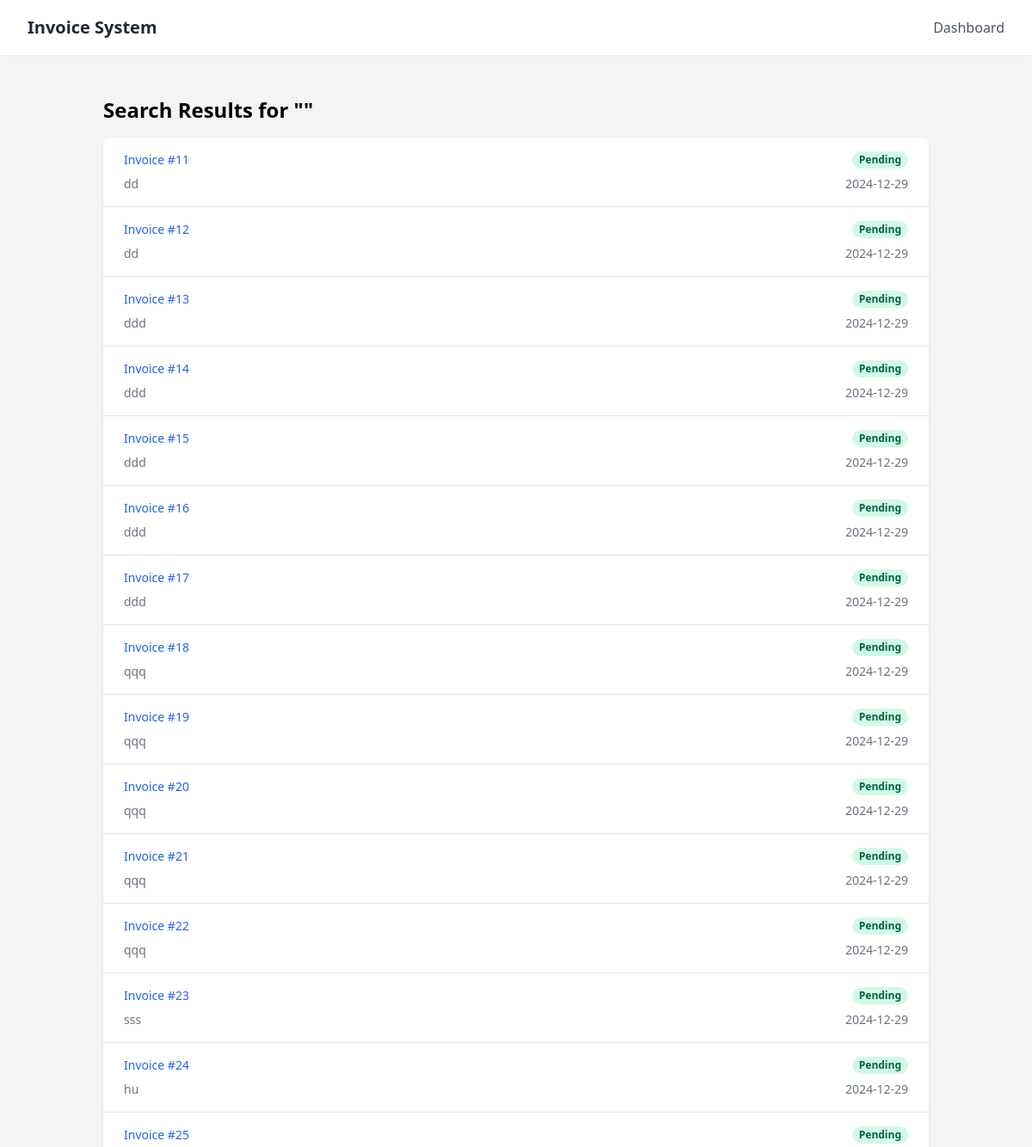
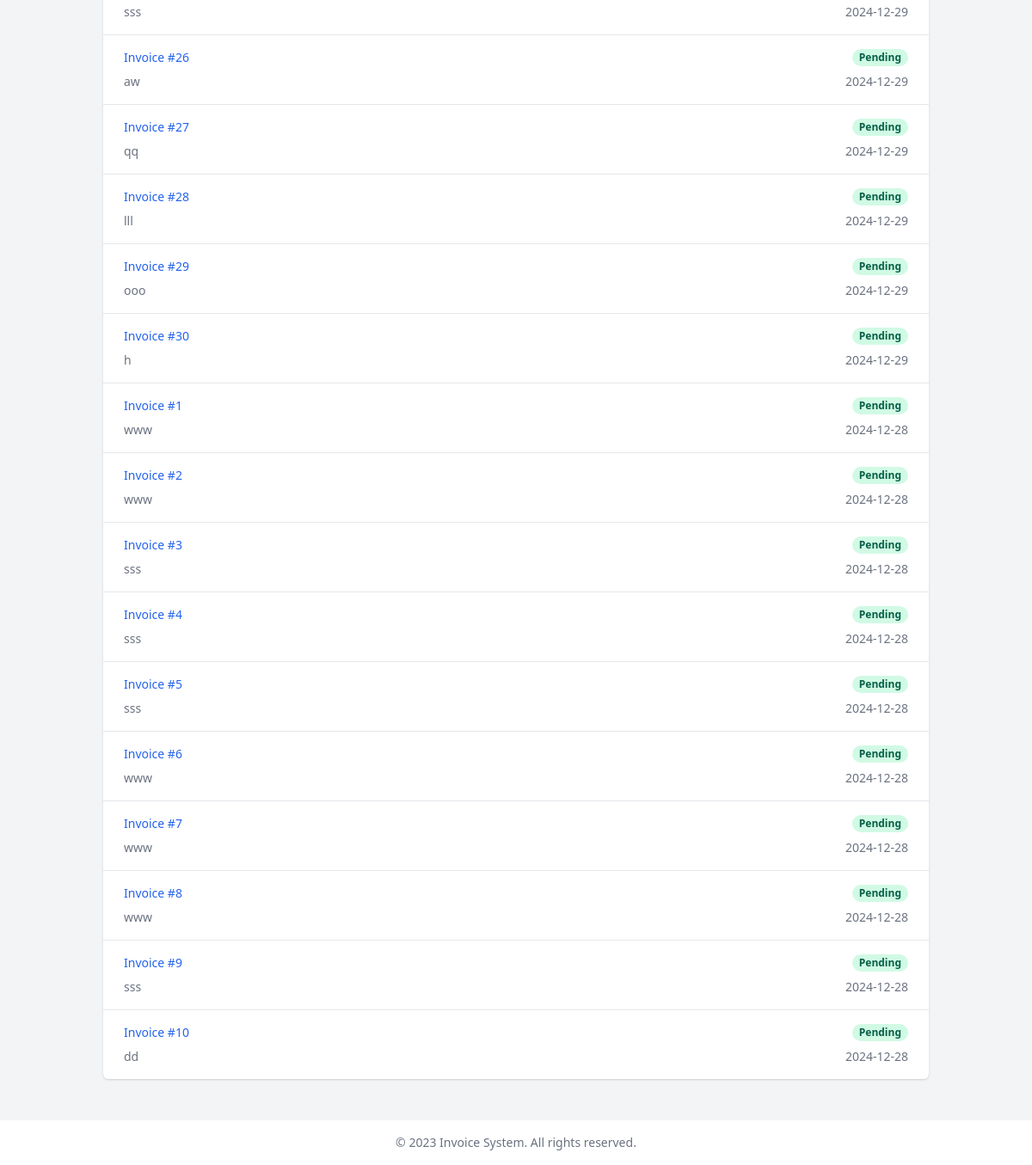
Before: /search with the older database file (2 pictures, top to bottom).
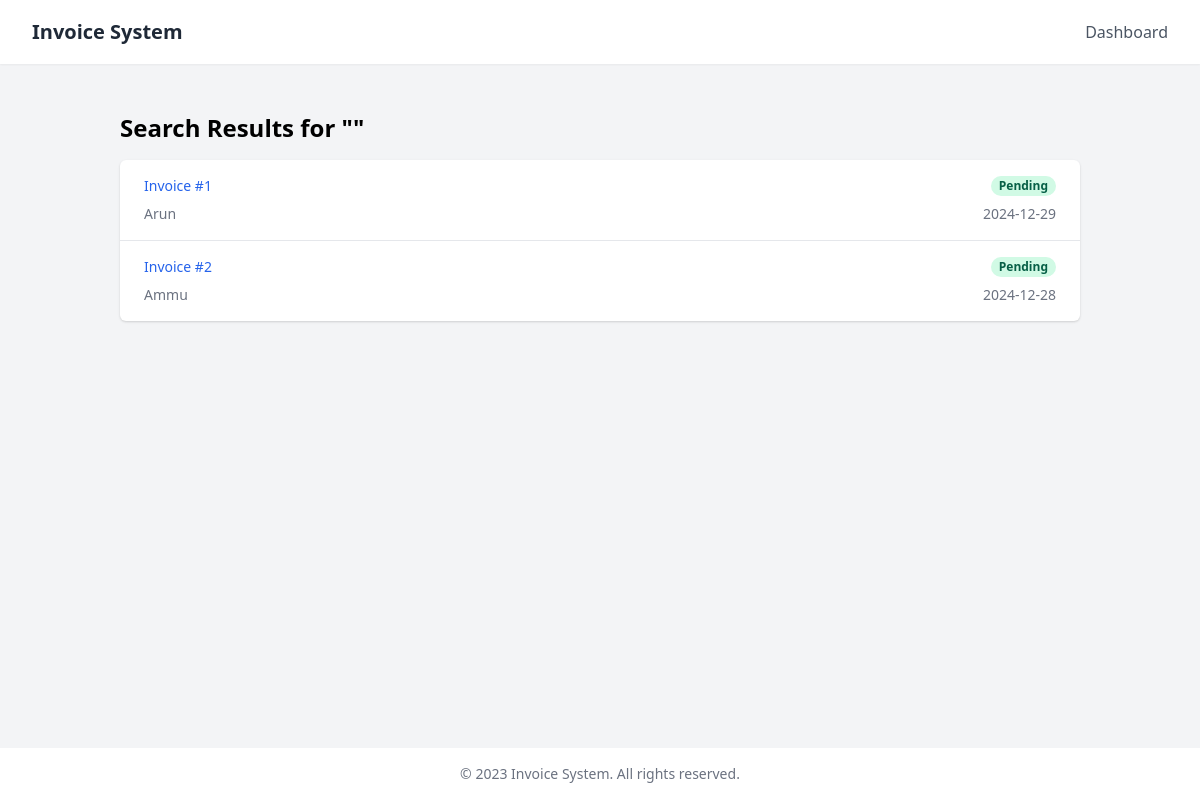
After: the same page with the newer database file.
### tables this page shows
CREATE TABLE invoices (
        id INTEGER PRIMARY KEY AUTOINCREMENT, 
        customer_name TEXT, 
        customer_address TEXT, 
        party_gstin TEXT, 
        date TEXT, 
        status TEXT DEFAULT 'pending', 
        notes TEXT, 
        items TEXT
    );

### app.py (the view)
@app.route('/search')
def search_invoices():
    query = request.args.get('q', '')
    conn = get_db_connection()
    cur = conn.cursor()
    cur.execute('''SELECT i.*, COALESCE(COUNT(ii.id), 0) as items_count,
                   COALESCE(SUM(ii.amount), 0) as total_amount
                   FROM invoices i
                   LEFT JOIN invoice_items ii ON i.id = ii.invoice_id
                   WHERE i.customer_name LIKE ? OR i.party_gstin LIKE ?
                   GROUP BY i.id
                   ORDER BY i.date DESC''',
                (f'%{query}%', f'%{query}%'))
    invoices = cur.fetchall()
    conn.close()
    return render_template('search_results.html', invoices=invoices, query=query)

### app.py (called while the page is built)
def get_db_connection():
    conn = sqlite3.connect('invoices.db')
    conn.row_factory = sqlite3.Row
    return conn

### templates/search_results.html (shortened to what this page needs)
<!DOCTYPE html>
<html lang="en">
<head>
    <link href="https://cdn.jsdelivr.net/npm/tailwindcss@2.2.19/dist/tailwind.min.css" rel="stylesheet">
</head>
<body class="bg-gray-100">
    <div class="min-h-screen flex flex-col">
        <nav class="bg-white shadow-sm">
            <div class="max-w-7xl mx-auto px-4 sm:px-6 lg:px-8">
                <div class="flex justify-between h-16">
                    <div class="flex">
                        <div class="flex-shrink-0 flex items-center">
                            <h1 class="text-xl font-bold text-gray-800">Invoice System</h1>
                        </div>
                    </div>
                    <div class="flex items-center">
                        <a href="{{ url_for('dashboard') }}" class="text-gray-600 hover:text-gray-900">Dashboard</a>
                    </div>
                </div>
            </div>
        </nav>
        <main class="flex-grow container mx-auto py-6 sm:px-6 lg:px-8">
            <div class="px-4 py-6 sm:px-0">
                <h2 class="text-2xl font-bold mb-4">Search Results for "{{ query }}"</h2>
                {% if invoices %}
                    <div class="bg-white shadow overflow-hidden sm:rounded-md">
                        <ul class="divide-y divide-gray-200">
                            {% for invoice in invoices %}
                                <li>
                                    <a href="{{ url_for('view_invoice', invoice_id=invoice.id) }}" class="block hover:bg-gray-50">
                                        <div class="px-4 py-4 sm:px-6">
                                            <div class="flex items-center justify-between">
                                                <p class="text-sm font-medium text-blue-600 truncate">
                                                    Invoice #{{ invoice.id }}
                                                </p>
                                                <div class="ml-2 flex-shrink-0 flex">
                                                    <p class="px-2 inline-flex text-xs leading-5 font-semibold rounded-full bg-green-100 text-green-800">
                                                        {{ invoice.status|title }}
                                                    </p>
                                                </div>
                                            </div>
                                            <div class="mt-2 sm:flex sm:justify-between">
                                                <div class="sm:flex">
                                                    <p class="flex items-center text-sm text-gray-500">
                                                        {{ invoice.customer_name }}
                                                    </p>
                                                </div>
                                                <div class="mt-2 flex items-center text-sm text-gray-500 sm:mt-0">
                                                    <p>
                                                        {{ invoice.date }}
                                                    </p>
                                                </div>
                                            </div>
                                        </div>
                                    </a>
                                </li>
                            {% endfor %}
                        </ul>
                    </div>
                {% else %}
                    <p class="text-gray-600">No invoices found matching your search query.</p>
                {% endif %}
            </div>
        </main>
        <footer class="bg-white">
            <div class="max-w-7xl mx-auto py-4 px-4 sm:px-6 lg:px-8">
                <p class="text-center text-gray-500 text-sm">
                    &copy; 2023 Invoice System. All rights reserved.
                </p>
            </div>
        </footer>
    </div>
</body>
</html>

Changed rows visible on the page:
removed invoices: id "11", status "Pending", customer_name "dd", date "2024-12-29"
removed invoices: id "12", status "Pending", customer_name "dd", date "2024-12-29"
removed invoices: id "13", status "Pending", customer_name "ddd", date "2024-12-29"
removed invoices: id "14", status "Pending", customer_name "ddd", date "2024-12-29"
removed invoices: id "15", status "Pending", customer_name "ddd", date "2024-12-29"
removed invoices: id "16", status "Pending", customer_name "ddd", date "2024-12-29"
removed invoices: id "17", status "Pending", customer_name "ddd", date "2024-12-29"
removed invoices: id "18", status "Pending", customer_name "qqq", date "2024-12-29"
removed invoices: id "19", status "Pending", customer_name "qqq", date "2024-12-29"
removed invoices: id "20", status "Pending", customer_name "qqq", date "2024-12-29"
removed invoices: id "21", status "Pending", customer_name "qqq", date "2024-12-29"
removed invoices: id "22", status "Pending", customer_name "qqq", date "2024-12-29"
removed invoices: id "23", status "Pending", customer_name "sss", date "2024-12-29"
removed invoices: id "24", status "Pending", customer_name "hu", date "2024-12-29"
removed invoices: id "25", status "Pending", customer_name "sss", date "2024-12-29"
removed invoices: id "26", status "Pending", customer_name "aw", date "2024-12-29"
removed invoices: id "27", status "Pending", customer_name "qq", date "2024-12-29"
removed invoices: id "28", status "Pending", customer_name "lll", date "2024-12-29"
removed invoices: id "29", status "Pending", customer_name "ooo", date "2024-12-29"
removed invoices: id "30", status "Pending", customer_name "h", date "2024-12-29"
removed invoices: id "3", status "Pending", customer_name "sss", date "2024-12-28"
removed invoices: id "4", status "Pending", customer_name "sss", date "2024-12-28"
removed invoices: id "5", status "Pending", customer_name "sss", date "2024-12-28"
removed invoices: id "6", status "Pending", customer_name "www", date "2024-12-28"
removed invoices: id "7", status "Pending", customer_name "www", date "2024-12-28"
removed invoices: id "8", status "Pending", customer_name "www", date "2024-12-28"
removed invoices: id "9", status "Pending", customer_name "sss", date "2024-12-28"
removed invoices: id "10", status "Pending", customer_name "dd", date "2024-12-28"
changed invoices id 1: customer_name "www" → "Arun"; date "2024-12-28" → "2024-12-29"
changed invoices id 2: customer_name "www" → "Ammu"
